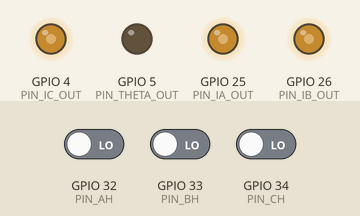
A sketch run on a simulated ESP32. On the bench: output pins drawn as LEDs (lit = HIGH). The inputs (shaded band) are chosen by the test bench; at power-on: GPIO 32 (PIN_AH) LOW, GPIO 33 (PIN_BH) LOW, GPIO 34 (PIN_CH) LOW. What the sketch prints to the serial monitor is not drawn.

Above: at 1.3 s.
1.4 s: GPIO 32 (PIN_AH) driven HIGH
At 1.8 s:
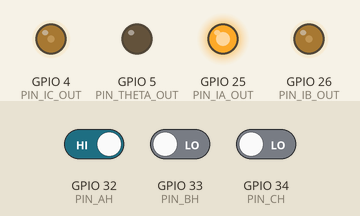
2.9 s: GPIO 33 (PIN_BH) driven HIGH
At 4.2 s:
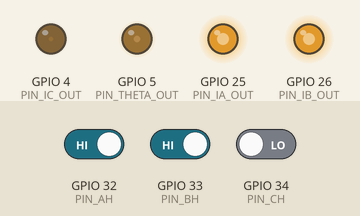
4.5 s: GPIO 34 (PIN_CH) driven HIGH
At 5.7 s:
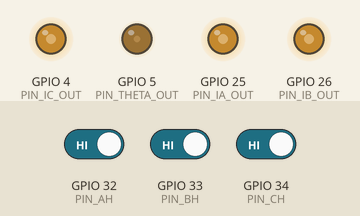
6.0 s: GPIO 32 (PIN_AH) driven LOW
At 6.8 s:
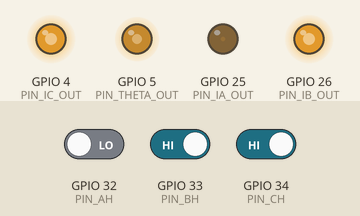
7.6 s: GPIO 33 (PIN_BH) driven LOW
At 8.0 s:
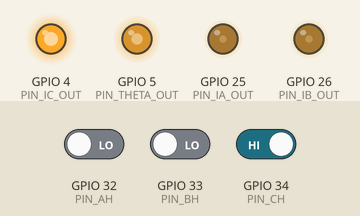
9.2 s: GPIO 34 (PIN_CH) driven LOW
At 9.7 s:
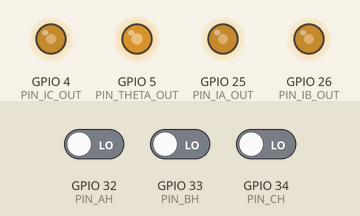
Timing chart, 0 to 11.7 s (numbered marks = the images above; inputs shaded):
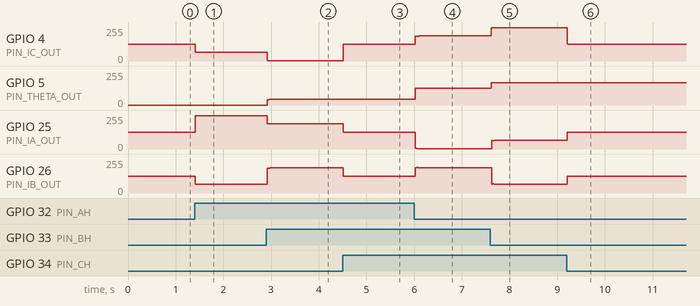

Measured:
- after the input at 1.4 s, GPIO 4 (PIN_IC_OUT), GPIO 26 (PIN_IB_OUT): 127/255 → 65/255 at once; GPIO 25 (PIN_IA_OUT): 127/255 → 251/255 at once
- after the input at 2.9 s, GPIO 4 (PIN_IC_OUT): 65/255 → 3/255 at once; GPIO 5 (PIN_THETA_OUT): 0/255 → 42/255 at once; GPIO 25 (PIN_IA_OUT): 251/255 → 189/255 at once; GPIO 26 (PIN_IB_OUT): 65/255 → 189/255 at once
- after the input at 4.5 s, GPIO 4 (PIN_IC_OUT): 3/255 → 127/255 at once; GPIO 25 (PIN_IA_OUT), GPIO 26 (PIN_IB_OUT): 189/255 → 127/255 at once
- after the input at 6.0 s, GPIO 4 (PIN_IC_OUT): 127/255 → 188/255 at once; GPIO 5 (PIN_THETA_OUT): 42/255 → 127/255 at once; GPIO 25 (PIN_IA_OUT): 127/255 → 3/255 at once; GPIO 26 (PIN_IB_OUT): 127/255 → 189/255 at once
- after the input at 7.6 s, GPIO 4 (PIN_IC_OUT): 188/255 → 250/255 at once; GPIO 5 (PIN_THETA_OUT): 127/255 → 168/255 at once; GPIO 25 (PIN_IA_OUT): 3/255 → 65/255 at once; GPIO 26 (PIN_IB_OUT): 189/255 → 65/255 at once
- after the input at 9.2 s, GPIO 4 (PIN_IC_OUT): 250/255 → 127/255 at once; GPIO 25 (PIN_IA_OUT), GPIO 26 (PIN_IB_OUT): 65/255 → 127/255 at once

The sketch:

firmware.ino
```cpp
/*******************************************************************************
 * firmware.ino - ESP32 Motor Digital Twin (HIL)
 *
 * System: Dual-MCU Hardware-in-the-Loop (HIL) Digital Twin
 * Role  : Motor Digital Twin (Receives gate signals from Arduino, runs
 *         continuous PMSM simulation at 10 kHz, and outputs analog feedback)
 *
 * Architecture Layers:
 *   1. Gate Reading: Inverter::readGates() reads AH, BH, CH pins
 *   2. Decode Inverter: Inverter::decode() computes Va, Vb, Vc
 *   3. Motor Model: MotorModel::step() runs Forward Euler PMSM state space equations
 *   4. Feedback Output: CurrentOutput::writeCurrent/writeTheta writes currents/theta
 *
 * Timer ISR triggers every 100 µs (10 kHz) via esp_timer.
 ******************************************************************************/

#include <Arduino.h>
#include <esp_timer.h>
#include <Wire.h>
#include <Arduino.h>
#include <Wire.h>
#include "soc/soc.h"
#include "soc/rtc_cntl_reg.h"
#include "src/Config.h"
#include "src/SimulationEngine.h"
#include "src/TelemetryManager.h"

#define AS5600_SLAVE_ADDR 0x36

// --- Global Digital Twin and Telemetry Manager Instances ---
static SimulationEngine  engine;
static TelemetryManager telemetry;

// --- Timing and State Variables ---
static volatile bool simTrigger = false;
static uint32_t stepCounter = 0;

// --- AS5600 Emulation State ---
volatile uint8_t i2cRegisterPointer = 0;
volatile uint16_t latestRawAngle = 0;

// --- I2C Slave Callbacks for AS5600 Emulation ---
void onI2CReceive(int numBytes) {
  if (numBytes > 0) {
    i2cRegisterPointer = Wire.read();
    // Flush remaining bytes if any
    while (Wire.available()) {
      Wire.read();
    }
  }
}

void onI2CRequest() {
  // Pack the 12-bit mechanical angle (0..4095) in MSB-first format
  uint8_t responseData[2];
  responseData[0] = (latestRawAngle >> 8) & 0x0F;
  responseData[1] = latestRawAngle & 0xFF;
  Wire.write(responseData, 2);
}

// ============================================================================
// Timer ISR callback - Fires every 100 µs (10 kHz)
// Runs in the ESP32 timer task context.
// ============================================================================
static void IRAM_ATTR onSimTimer(void* arg) {
  simTrigger = true;
}

// ============================================================================
// setup()
// ============================================================================
void setup() {
  // Disable brownout detector to bypass startup voltage transient dips
  WRITE_PERI_REG(RTC_CNTL_BROWN_OUT_REG, 0);

  // Initialize Serial for high-speed binary telemetry
  Serial.begin(SERIAL_BAUD);

  // Initialize I2C Slave at AS5600 address (0x36) on default SDA/SCL pins (GPIO 21 / 22)
  Wire.begin(AS5600_SLAVE_ADDR);
  Wire.onReceive(onI2CReceive);
  Wire.onRequest(onI2CRequest);

  // Initialize unified simulation engine
  engine.begin();

  // Setup periodic simulation timer at 100 µs intervals (10 kHz)
  esp_timer_handle_t timerHandle;
  esp_timer_create_args_t timerArgs = {
    .callback        = onSimTimer,
    .arg             = nullptr,
    .dispatch_method = ESP_TIMER_TASK,
    .name            = "simulation_timer",
    .skip_unhandled_events = true
  };
  esp_timer_create(&timerArgs, &timerHandle);
  esp_timer_start_periodic(timerHandle, 100); // 100 µs

  // Print startup notification (note: may corrupt the very first binary package
  // but helpful for developer debugging)
  delay(100);
  Serial.println("\n--- ESP32 Motor Digital Twin Core Initialized at 10 kHz ---");
}

// ============================================================================
// loop()
// ============================================================================
void loop() {
  if (simTrigger) {
    simTrigger = false;

    // Run one step of the coordinated simulation engine
    engine.step();

    // Send high-speed binary telemetry at configured interval (100 Hz)
    stepCounter++;
    if (stepCounter >= TELEM_EVERY_N) {
      stepCounter = 0;
      telemetry.send(engine.getState());
    }
  }
}
```

CurrentOutput.cpp
```cpp
// CurrentOutput.cpp — Layer 5 Implementation for ESP32
#include "CurrentOutput.h"
#include <Arduino.h>
#include <math.h>

void CurrentOutput::begin() {
  // Config DAC pins (pinMode is optional for DAC but safe)
  pinMode(PIN_IA_OUT, OUTPUT);
  pinMode(PIN_IB_OUT, OUTPUT);

  // Attach LEDC PWM to remaining outputs (ESP32 Arduino Core LEDC API)
  ledcAttach(PIN_IC_OUT, LEDC_FREQ, LEDC_BITS);
  ledcAttach(PIN_THETA_OUT, LEDC_FREQ, LEDC_BITS);

  // Initialize all to mid-scale or zero
  dacWrite(PIN_IA_OUT, 127);
  dacWrite(PIN_IB_OUT, 127);
  ledcWrite(PIN_IC_OUT, 127);
  ledcWrite(PIN_THETA_OUT, 0);
}

void CurrentOutput::write(const MotorState& state) {
  // Scale currents from -CURRENT_PEAK_A..+CURRENT_PEAK_A to 0..255
  float scale = 127.5f / CURRENT_PEAK_A;

  int da = (int)(state.ia * scale + 127.5f);
  int db = (int)(state.ib * scale + 127.5f);
  int dc = (int)(state.ic * scale + 127.5f);

  da = constrain(da, 0, 255);
  db = constrain(db, 0, 255);
  dc = constrain(dc, 0, 255);

  // Phase A and B go to actual DACs
  dacWrite(PIN_IA_OUT, da);
  dacWrite(PIN_IB_OUT, db);

  // Phase C goes to LEDC PWM (needs external RC filter)
  ledcWrite(PIN_IC_OUT, dc);

  // Map 0..2π to 0..255
  float normalized = state.elecAngle / (2.0f * M_PI);
  int duty = (int)(normalized * 255.0f);
  duty = constrain(duty, 0, 255);

  // Theta output goes to LEDC PWM (needs external RC filter)
  ledcWrite(PIN_THETA_OUT, duty);
}
```

CurrentOutput.h
```cpp
#pragma once
// ============================================================
// CurrentOutput.h — Layer 5: Send Ia, Ib, Ic, Theta to Arduino
//
// GPIO25 (DAC1) → Ia  → Arduino A0  (true DAC, no RC needed)
// GPIO26 (DAC2) → Ib  → Arduino A1  (true DAC, no RC needed)
// GPIO4  (LEDC) → Ic  → RC filter → Arduino A2
// GPIO5  (LEDC) → Theta → RC filter → Arduino A3
//
// Voltage mapping (0..3.3V on a 5V Arduino = ADC 0..675):
//   Currents: -CURRENT_PEAK_A → 0V (DAC 0),  0A → 1.65V (DAC 127),  +PEAK → 3.3V (DAC 255)
//   Theta:    0 rad → 0V (DAC 0),  2π → 3.3V (DAC 255)
// ============================================================
#include <Arduino.h>
#include "Config.h"
#include "MotorState.h"

class CurrentOutput {
 public:
  // Configure DAC and LEDC PWM channels
  void begin();

  // Write phase currents and electrical angle to hardware outputs
  void write(const MotorState& state);
};
```

Inverter.cpp
```cpp
// Inverter.cpp — Layer 2 & 3 implementation with 6 gate inputs
#include "Inverter.h"

void Inverter::begin() {
  pinMode(PIN_AH, INPUT);
  pinMode(PIN_AL, INPUT);
  pinMode(PIN_BH, INPUT);
  pinMode(PIN_BL, INPUT);
  pinMode(PIN_CH, INPUT);
  pinMode(PIN_CL, INPUT);
}

// Layer 2: Read instantaneous gate states
void Inverter::readGates(MotorState& state) {
  state.ah = digitalRead(PIN_AH);
  state.bh = digitalRead(PIN_BH);
  state.ch = digitalRead(PIN_CH);

#if USE_3PIN_BRIDGE
  // Synthesize complementary low-side gates automatically in software
  state.al = !state.ah;
  state.bl = !state.bh;
  state.cl = !state.ch;
#else
  // Read all 6 inputs physically
  state.al = digitalRead(PIN_AL);
  state.bl = digitalRead(PIN_BL);
  state.cl = digitalRead(PIN_CL);
#endif
}

// Layer 3: Decode gate states → phase-to-neutral voltages
void Inverter::decode(MotorState& state, float vdc) {
  float v_half = vdc * 0.5f;

  float va_mid = 0.0f;
  if (state.ah && !state.al)      va_mid = v_half;
  else if (!state.ah && state.al) va_mid = -v_half;

  float vb_mid = 0.0f;
  if (state.bh && !state.bl)      vb_mid = v_half;
  else if (!state.bh && state.bl) vb_mid = -v_half;

  float vc_mid = 0.0f;
  if (state.ch && !state.cl)      vc_mid = v_half;
  else if (!state.ch && state.cl) vc_mid = -v_half;

  // Subtract neutral point voltage
  float vn = (va_mid + vb_mid + vc_mid) * 0.33333333f;

  state.va = va_mid - vn;
  state.vb = vb_mid - vn;
  state.vc = vc_mid - vn;
}
```

Inverter.h
```cpp
#pragma once
// ============================================================
// Inverter.h — Layer 2 & 3: Gate signal reader + inverter model
// Reads 6 gate signals (AH, AL, BH, BL, CH, CL) and computes Va, Vb, Vc.
// ============================================================
#include <Arduino.h>
#include "Config.h"
#include "MotorState.h"

class Inverter {
 public:
  // Configure 6 gate input pins
  void begin();

  // Layer 2: Read current gate signal states from GPIO
  void readGates(MotorState& state);

  // Layer 3: Decode gate states into phase voltages
  void decode(MotorState& state, float vdc);
};
```

MotorModel.cpp
```cpp
// MotorModel.cpp — Layer 4: PMSM simulation
//
// Electrical equations (surface-mounted PMSM, Ld = Lq = Ls):
//
//   L·(dIa/dt) = Va - R·Ia - Ea
//   L·(dIb/dt) = Vb - R·Ib - Eb
//   L·(dIc/dt) = Vc - R·Ic - Ec
//
// Back-EMF (sinusoidal):
//   Ea = Ke·ωe·cos(θe)
//   Eb = Ke·ωe·cos(θe - 2π/3)
//   Ec = Ke·ωe·cos(θe + 2π/3)
//
// Electromagnetic torque:
//   Te = Kt·[Ia·cos(θe) + Ib·cos(θe-2π/3) + Ic·cos(θe+2π/3)]
//
// Mechanical equations (Newton's 2nd law):
//   J·(dω/dt) = Te - B·ω - TL
//   dθm/dt    = ω
//
// Integration: Forward Euler at SIM_TS = 100 µs

#include "MotorModel.h"
#include <math.h>

static constexpr float TWO_PI_OVER3= 2.09439510f;  // 2π/3

MotorModel::MotorModel()
  : ia_(0.f), ib_(0.f), ic_(0.f),
    omega_(0.f), thetaMech_(0.f), loadTorque_(0.f)
{
}

float MotorModel::wrapAngle(float a) {
  while (a >= TWO_PI) a -= TWO_PI;
  while (a <  0.f)    a += TWO_PI;
  return a;
}

void MotorModel::step(MotorState& state, float dt) {
  if (MOTOR_LS <= 0.0f) {
    return;
  }

  // 1. Calculate Electrical Angle and Speed
  float thetaE = wrapAngle(thetaMech_ * MOTOR_POLE_PAIRS);
  float omegaE = omega_ * MOTOR_POLE_PAIRS;

  // 2. Calculate Back-EMF in phase coordinates (sinusoidal PMSM profile)
  float amp = MOTOR_KE * omegaE;
  float ea = amp * -sinf(thetaE);
  float eb = amp * -sinf(thetaE - TWO_PI_OVER3);
  float ec = amp * -sinf(thetaE + TWO_PI_OVER3);

  // 3. Calculate Neutral Voltage: Vn = (Va + Vb + Vc) / 3
  float vn = (state.va + state.vb + state.vc) * 0.33333333f;

  // 4. Calculate Phase-to-Neutral Voltages
  float van = state.va - vn;
  float vbn = state.vb - vn;
  float vcn = state.vc - vn;

  // 5. Integrate Phase Currents (Kirchhoff's Current Law: Ia + Ib + Ic = 0)
  float di_a = (van - (MOTOR_RS * ia_) - ea) / MOTOR_LS;
  float di_b = (vbn - (MOTOR_RS * ib_) - eb) / MOTOR_LS;

  ia_ += di_a * dt;
  ib_ += di_b * dt;
  ic_ = -(ia_ + ib_);

  // Guard numerical limits to protect against transient overshoots
  if (ia_ > 50.0f) ia_ = 50.0f;
  if (ia_ < -50.0f) ia_ = -50.0f;
  if (ib_ > 50.0f) ib_ = 50.0f;
  if (ib_ < -50.0f) ib_ = -50.0f;
  if (ic_ > 50.0f) ic_ = 50.0f;
  if (ic_ < -50.0f) ic_ = -50.0f;

  // 6. Calculate Electromagnetic Torque (Te)
  float kt = MOTOR_KE * MOTOR_POLE_PAIRS;
  float fa = -sinf(thetaE);
  float fb = -sinf(thetaE - TWO_PI_OVER3);
  float fc = -sinf(thetaE + TWO_PI_OVER3);
  float Te = kt * (ia_ * fa + ib_ * fb + ic_ * fc);

  // 7. Mechanical model: Forward Euler with Coulomb friction
  float direction = 0.0f;
  if (omega_ > 0.01f) direction = 1.0f;
  else if (omega_ < -0.01f) direction = -1.0f;

  float frictionTorque = (MOTOR_B * omega_) + (0.005f * direction);
  float netTorque = Te - loadTorque_ - frictionTorque;

  float dOmega = netTorque / MOTOR_J;
  omega_ += dOmega * dt;

  // Limit mechanical speed for numerical integrity (15000 RPM ≈ 1570 rad/s)
  if (omega_ > 1570.0f) omega_ = 1570.0f;
  if (omega_ < -1570.0f) omega_ = -1570.0f;

  thetaMech_ = wrapAngle(thetaMech_ + omega_ * dt);

  // 8. Update public state fields
  state.ia          = ia_;
  state.ib          = ib_;
  state.ic          = ic_;
  state.torqueElec  = Te;
  state.mechSpeedRad= omega_;
  state.mechSpeedRPM= omega_ * 60.f / TWO_PI;
  state.mechAngle   = thetaMech_;
  state.elecAngle   = wrapAngle(thetaMech_ * MOTOR_POLE_PAIRS);
}

void MotorModel::reset() {
  ia_ = 0.0f;
  ib_ = 0.0f;
  ic_ = 0.0f;
  omega_ = 0.0f;
  thetaMech_ = 0.0f;
}
```

MotorModel.h
```cpp
#pragma once
// ============================================================
// MotorModel.h — Layer 4: Complete PMSM electrical + mechanical model
// Simulates a surface-mounted PMSM using Forward Euler integration.
// ============================================================
#include "Config.h"
#include "MotorState.h"

class MotorModel {
 public:
  MotorModel();

  // Advance simulation by one time step.
  // va, vb, vc: phase-to-neutral voltages from inverter model (V)
  // dt: timestep (s)
  void step(MotorState& state, float dt);

  // Reset internal integration state to zero
  void reset();

  // Set an external load torque (N·m). Default = 0.
  void setLoadTorque(float tl) { loadTorque_ = tl; }

 private:
  // State variables for Euler integration
  float ia_, ib_, ic_;    // Phase currents (A)
  float omega_;           // Mechanical speed (rad/s)
  float thetaMech_;       // Mechanical angle (rad)

  float loadTorque_;

  static float wrapAngle(float a);
};
```

MotorState.h
```cpp
#pragma once
#include <Arduino.h>

struct MotorState {
  // Phase-to-neutral voltages (V)
  float va;
  float vb;
  float vc;

  // Phase currents (A)
  float ia;
  float ib;
  float ic;

  // Mechanical states
  float torqueElec;           // Electromagnetic torque (N·m)
  float mechSpeedRad;         // Mechanical speed (rad/s)
  float mechSpeedRPM;         // Mechanical speed (RPM)
  float mechAngle;            // Mechanical angle (rad, 0..2π)
  float elecAngle;            // Electrical angle (rad, 0..2π)

  // Thermal state
  float temperature;          // Estimated motor temperature (°C)

  // Gate inputs (from controller)
  bool ah, al;
  bool bh, bl;
  bool ch, cl;

  // Sensor states
  uint8_t hallA;
  uint8_t hallB;
  uint8_t hallC;
  uint16_t encoderRawAngle;   // 12-bit emulated AS5600 register value (0..4095)

  // Diagnostics
  uint32_t faultFlags;
};
```

SimulationEngine.cpp
```cpp
#include "SimulationEngine.h"
#include <math.h>

// Shared register accessed by I2C ISR
extern volatile uint16_t latestRawAngle;

SimulationEngine::SimulationEngine() : state_{} {}

void SimulationEngine::begin() {
  inverter_.begin();
  currentOut_.begin();
  motor_.reset();
  motor_.setLoadTorque(0.0f);

  state_ = {};
  state_.temperature = 35.0f;
}

void SimulationEngine::step() {
  // 1. Read Inputs
  inverter_.readGates(state_);

  // 2. Decode Inverter Gate States to phase voltages
  inverter_.decode(state_, VDC);

  // 3. Electrical & Mechanical execution
  motor_.step(state_, SIM_TS);

  // 4. Emulate 3-Phase Hall Sensors based on electrical angle
  // Hall spacing is 120° electrical (2π / 3 = 2.0943951 rad)
  state_.hallA = (sinf(state_.elecAngle) >= 0.0f) ? 1 : 0;
  state_.hallB = (sinf(state_.elecAngle - 2.0943951f) >= 0.0f) ? 1 : 0;
  state_.hallC = (sinf(state_.elecAngle + 2.0943951f) >= 0.0f) ? 1 : 0;

  // 5. Emulate AS5600 12-bit magnetic encoder raw register
  float wrappedAngle = state_.mechAngle;
  state_.encoderRawAngle = (uint16_t)((wrappedAngle / (2.0f * M_PI)) * 4095.0f) & 0x0FFF;

  // Copy to shared volatile register for I2C master requests
  latestRawAngle = state_.encoderRawAngle;

  // 6. Thermal estimation (Estimated copper loss heat rise)
  float iSqSum = (state_.ia * state_.ia + state_.ib * state_.ib + state_.ic * state_.ic);
  state_.temperature = 35.0f + iSqSum * 0.08f;
  if (state_.temperature > 115.0f) state_.temperature = 115.0f;

  // 7. Write feedback signals to Arduino (Analog DAC & PWM)
  currentOut_.write(state_);
}
```

SimulationEngine.h
```cpp
#pragma once
#include "Config.h"
#include "MotorState.h"
#include "Inverter.h"
#include "MotorModel.h"
#include "CurrentOutput.h"

class SimulationEngine {
 public:
  SimulationEngine();
  void begin();

  // Advance simulation by 1 step (100 µs fixed timestep)
  void step();

  const MotorState& getState() const { return state_; }

 private:
  MotorState state_;
  Inverter inverter_;
  MotorModel motor_;
  CurrentOutput currentOut_;
};
```

TelemetryManager.cpp
```cpp
#include "TelemetryManager.h"
#include "Config.h"

TelemetryManager::TelemetryManager() : seqNum_(0) {}

uint16_t TelemetryManager::calculateCRC(const uint8_t* data, size_t len) {
  uint16_t crc = 0xFFFF;
  for (size_t i = 0; i < len; i++) {
    crc ^= (uint16_t)data[i] << 8;
    for (int j = 0; j < 8; j++) {
      if (crc & 0x8000) {
        crc = (crc << 1) ^ 0x1021;
      } else {
        crc = crc << 1;
      }
    }
  }
  return crc;
}

void TelemetryManager::send(const MotorState& state) {
  TwinStatePacket pkt;
  pkt.header.sync[0] = 0xAA;
  pkt.header.sync[1] = 0x55;
  pkt.header.version = 1;
  pkt.header.packet_type = 2; // TwinState
  pkt.header.seq = seqNum_++;
  pkt.header.payload_len = sizeof(TwinStatePayload); // 47
  pkt.header.reserved = 0;

  pkt.payload.timestamp_us = esp_timer_get_time();
  pkt.payload.ia = state.ia;
  pkt.payload.ib = state.ib;
  pkt.payload.ic = state.ic;
  pkt.payload.rotor_speed = state.mechSpeedRad;
  pkt.payload.rotor_angle = state.mechAngle;
  pkt.payload.electrical_angle = state.elecAngle;
  pkt.payload.torque = state.torqueElec;
  pkt.payload.temperature = state.temperature;

  // Pack Hall state bits
  pkt.payload.hall = (state.hallA & 0x01) |
                     ((state.hallB & 0x01) << 1) |
                     ((state.hallC & 0x01) << 2);

  pkt.payload.encoder = state.encoderRawAngle;
  pkt.payload.fault_flags = state.faultFlags;

  // CRC is computed over header[2:] + payload
  // offset 2 skips sync (2 bytes), length to check is 8 (header remainder) + 47 (payload) = 55 bytes
  uint8_t* crc_start = ((uint8_t*)&pkt) + 2;
  pkt.crc = calculateCRC(crc_start, 8 + sizeof(TwinStatePayload));

  Serial.write((uint8_t*)&pkt, sizeof(TwinStatePacket));
}
```

TelemetryManager.h
```cpp
#pragma once
#include <Arduino.h>
#include "MotorState.h"

#pragma pack(push, 1)
struct PacketHeader {
  uint8_t  sync[2];       // {0xAA, 0x55}
  uint8_t  version;       // 1
  uint8_t  packet_type;   // 2 (TwinState)
  uint16_t seq;
  uint16_t payload_len;   // 47
  uint16_t reserved;      // 0
};

struct TwinStatePayload {
  uint64_t timestamp_us;
  float    ia, ib, ic;
  float    rotor_speed;
  float    rotor_angle;
  float    electrical_angle;
  float    torque;
  float    temperature;
  uint8_t  hall;          // bit 0=A, bit 1=B, bit 2=C
  uint16_t encoder;
  uint32_t fault_flags;
};

struct TwinStatePacket {
  PacketHeader     header;
  TwinStatePayload payload;
  uint16_t         crc;
};
#pragma pack(pop)

class TelemetryManager {
 public:
  TelemetryManager();
  void send(const MotorState& state);

 private:
  uint16_t seqNum_;
  uint16_t calculateCRC(const uint8_t* data, size_t len);
};
```

Source omitted: config.h (3302 bytes)
